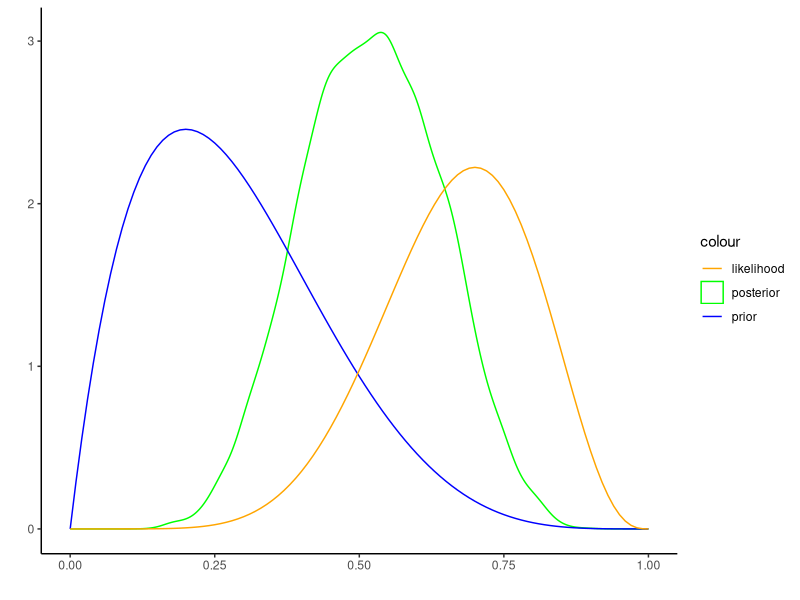
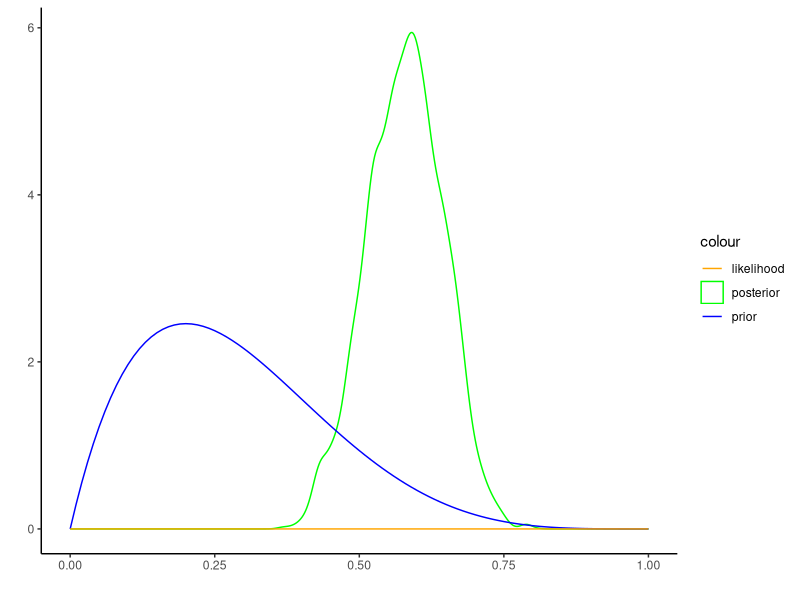
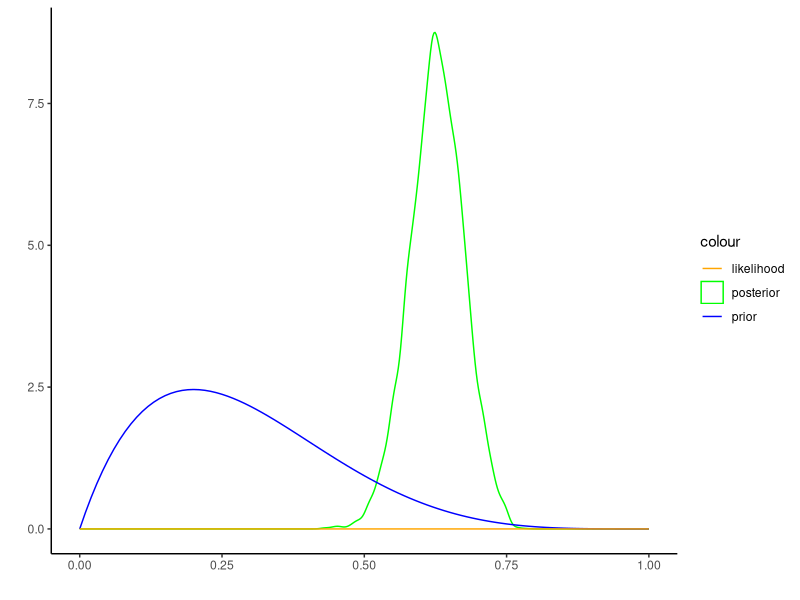
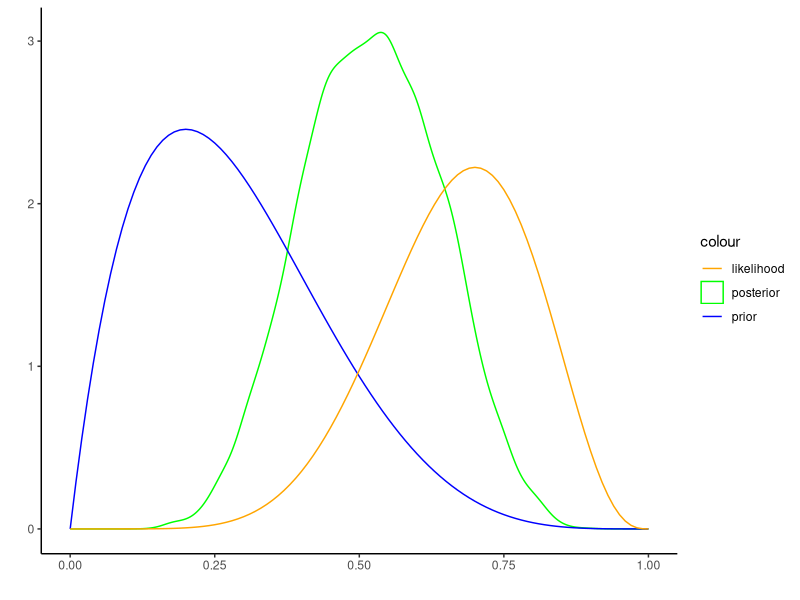
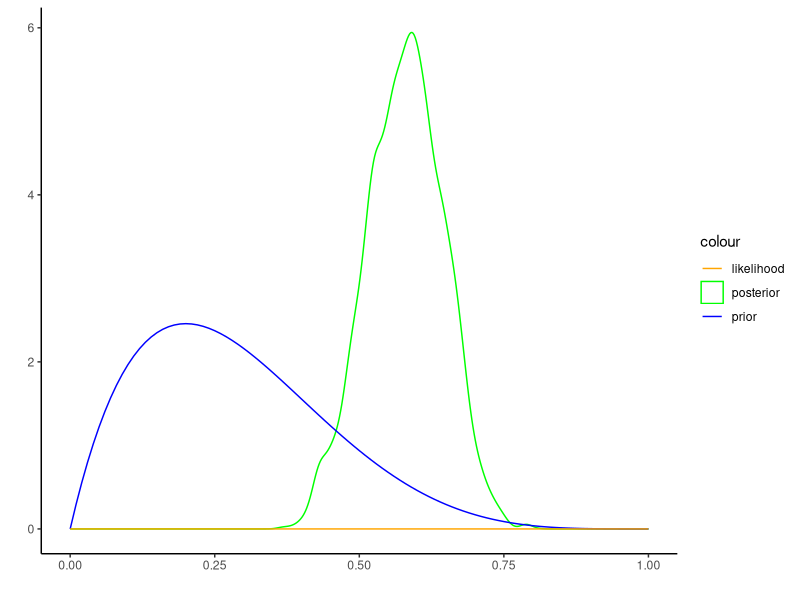
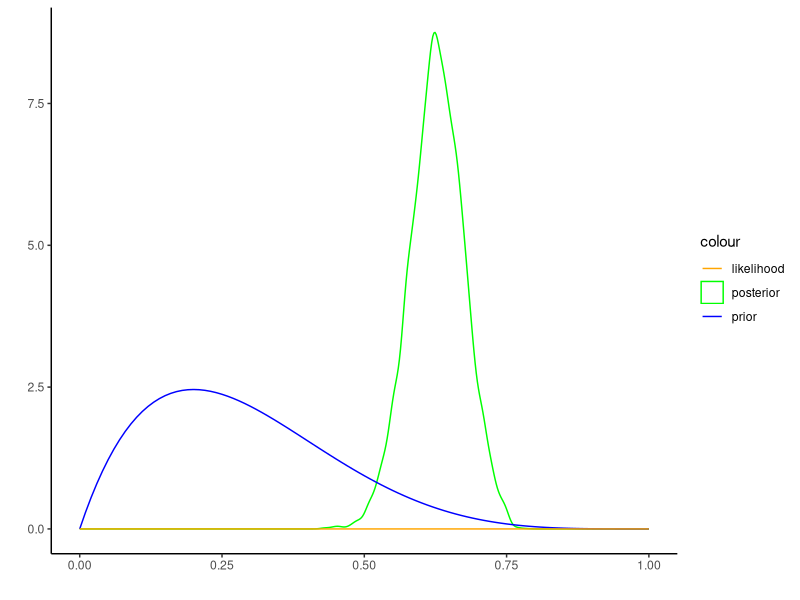

Write the R code that produced these figures, in order.
# set working dir here
# setwd("~/WorkSpace/BayesianInference")

# This function calculates the probability of a 
# sequence of coin flip data, given a value of P_heads_guess
calc_prob_coin_flip_data <- function(P_heads_guess, coin_flips, log=T)
{
  # Empty list of probabilities
  probs_list = rep(NA, times=length(coin_flips))
  probs_list
  
  for (i in 1:length(coin_flips))
  {
    # Print an update
    #cat("\nAnalysing coin flip #", i, "/", length(coin_flips), sep="")
    
    # Get the current coin flip
    coin_flip = coin_flips[i]
    
    # If the coin flip is heads, give that datum
    # probability P_heads_guess.
    # If tails, give it (1-P_heads_guess)
    
    if (coin_flip == "H")
    {
      probs_list[i] = P_heads_guess
    } # End if heads
    
    if (coin_flip == "T")        
    {
      probs_list[i] = (1-P_heads_guess)
    } # End if tails
  } # End for-loop
  
  # Look at the resulting probabilities
  probs_list
  
  # We get the probability of all the data by multiplying
  # all the probabilities
  likelihood_of_data_given_P_heads_guess = prod(probs_list)
  
  if (log) 
    likelihood_of_data_given_P_heads_guess = log(likelihood_of_data_given_P_heads_guess)
  
  # Return result
  return(likelihood_of_data_given_P_heads_guess)
}


# this must be log likelihood
likelihood = function(P_heads){
  return(calc_prob_coin_flip_data(P_heads_guess=P_heads, coin_flips=coin_flips))
}

# prior 
prior = function(param, shape1 = 2, shape2 = 5){
  return(dbeta(param, shape1 = shape1, shape2 = shape2, log = T))
}

# make a proposal in MCMC
getProposal = function(current, n=1, w = .01) {
  proposal = current + runif(n, min = -(w/2), max = (w/2)) 
  return(proposal)
}

# accept or not the currect state 
accept = function(proposal, current) {
  if (proposal < 0 | proposal > 1) 
    return(FALSE);
  ratio = exp( likelihood(proposal) + 
                 prior(proposal) - 
                 likelihood(current) - 
                 prior(current) )
  if (ratio > runif(1)){
    return(TRUE)
  }else{
    return(FALSE)
  }
}

# MCMC given a start value and how many iterations
run_metropolis_MCMC = function(startvalue, iterations){
  cat("Prior beta(2, 10)\n")
  chain = array(dim = c(iterations+1,2))
  chain[1,1] = startvalue
  # record likelihood not log-scale
  chain[1,2] = calc_prob_coin_flip_data(P_heads_guess=startvalue, coin_flips=coin_flips, log = F)
  reject = 0
  accept = 0
  i=1
  while (i <= iterations) {
    #cat("i = ", i, " : ")
    proposal = getProposal(chain[i,1], w=.2) 
    isAccepted = accept(proposal, chain[i,1])
    
    if (isAccepted) {
      #cat(" accept ", proposal, "\n")
      chain[i+1,1] = proposal
      chain[i+1,2] = calc_prob_coin_flip_data(P_heads_guess=proposal, coin_flips=coin_flips, log = F)
      accept = accept + 1
    } else {
      #cat(" reject ", proposal, "\n")
      chain[i+1,] = chain[i,]
      reject = reject + 1
    }
    i = i + 1
  }
  cat("\nAccept = ", accept, ", reject  = ", reject, "\n")
  
  return(mcmc(chain))
}

sapply_likelihood = function(x, yscale = 1000) {
  return( sapply(x, FUN=calc_prob_coin_flip_data, coin_flips=coin_flips, log = F) * yscale)
}

# plot prior, posterior, and likelihood together
createPlot = function(chain, chain_len, shape1 = 2, shape2 = 5, burnin=.1) {
  # rm burnin
  posterior = chain[(chain_len*burnin):chain_len, 1]
  length(posterior)
  
  llhd = chain[(chain_len*burnin):chain_len, 2]
  # rescaled by max of posterior
  llhd = llhd / max(llhd) * 0.9
    
  library("tidyverse")
  df1 = tibble(x = posterior, dist = rep("posterior", length(posterior))) 
  #df2 = tibble(x = llhd, dist = rep("likelihood", length(llhd)))
  
  library("ggplot2")
  p <- ggplot(df1, aes(x=x)) + 
    geom_density(aes(colour = "posterior")) + 
    geom_function(fun = dbeta, args = list(shape1 = shape1, shape2 = shape2), 
                  aes(colour = "prior")) +
    geom_function(fun = sapply_likelihood, 
                  aes(colour = "likelihood")) +
    #geom_density(aes(x=x, colour = "likelihood"), data = df2) +
    xlim(0, 1) + scale_colour_manual(values = c("orange", "green", "blue")) + 
    xlab("") + ylab("") + theme_classic() 
  return(p)
}


library(coda)
startvalue = c(0.5) # P_heads_guess
chain_len = 10000

###### case 1: 10 flips ###### 
coin_flips = c('H','T','H','T','H','H','T','H','H','H')
length(coin_flips)

chain = run_metropolis_MCMC(startvalue, chain_len)
summary(chain[(chain_len*.1):chain_len,])

p <- createPlot(chain, chain_len)
p

ggsave("b25d10l.pdf", p, width = 5, height = 5)


###### case 2: 50 flips ###### 

coin_flips = c('H','T','H','T','H','H','T','H','H','H','T','H','H','T','T','T','T','H','H','H','H','H','H','H','H','H','H','H','H','H','H','H','H','T','T','T','H','T','T','T','H','T','T','T','H','H','H','T','T','H')
length(coin_flips)
chain = run_metropolis_MCMC(startvalue, chain_len)
summary(chain[(chain_len*.1):chain_len,])

p <- createPlot(chain, chain_len)
p

ggsave("b25d50l.pdf", p, width = 5, height = 5)


###### case 3: 100 flips ###### 

coin_flips = c('H','T','H','T','H','H','T','H','H','H','T','H','H','T','T','T','T','H','H','H','H','H','H','H','H','H','H','H','H','H','H','H','H','T','T','T','H','T','T','T','H','T','T','T','H','H','H','T','T','H','H','H','T','H','H','H','T','T','H','H','H','H','H','H','H','T','T','H','H','H','H','T','T','H','H','H','T','T','H','H','H','H','H','H','T','T','T','H','H','H','H','H','H','T','H','T','H','H','T','T')
length(coin_flips)
chain = run_metropolis_MCMC(startvalue, chain_len)
summary(chain[(chain_len*.1):chain_len,])

p <- createPlot(chain, chain_len)
p

ggsave("b25d100l.pdf", p, width = 5, height = 5)



